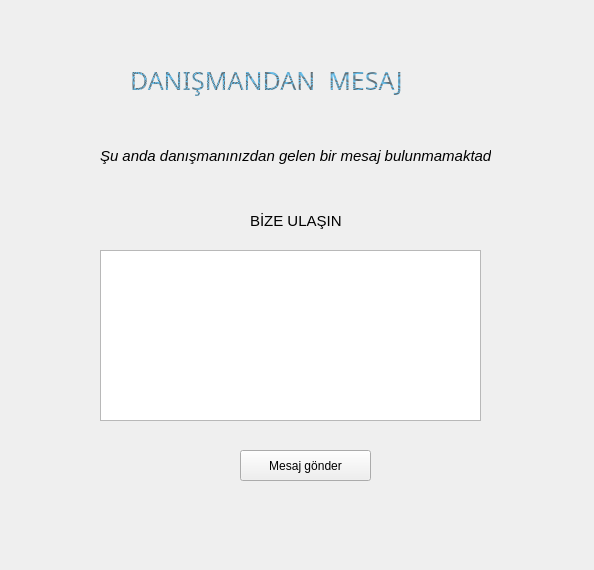
<?xml version="1.0" encoding="UTF-8"?>
<ui version="4.0">
 <class>Form</class>
 <widget class="QWidget" name="Form">
  <property name="geometry">
   <rect>
    <x>0</x>
    <y>0</y>
    <width>594</width>
    <height>570</height>
   </rect>
  </property>
  <property name="windowTitle">
   <string>Form</string>
  </property>
  <widget class="QLabel" name="label">
   <property name="geometry">
    <rect>
     <x>130</x>
     <y>60</y>
     <width>361</width>
     <height>41</height>
    </rect>
   </property>
   <property name="font">
    <font>
     <family>Arial Black</family>
     <pointsize>19</pointsize>
     <weight>50</weight>
     <italic>false</italic>
     <bold>false</bold>
    </font>
   </property>
   <property name="styleSheet">
    <string notr="true">color: qradialgradient(spread:repeat, cx:0.5, cy:0.5, radius:0.077, fx:0.5, fy:0.5, stop:0 rgba(0, 169, 255, 147), stop:0.497326 rgba(0, 0, 0, 147), stop:1 rgba(0, 169, 255, 147));
</string>
   </property>
   <property name="text">
    <string>DANIŞMANDAN  MESAJ</string>
   </property>
  </widget>
  <widget class="QLabel" name="label_musteribilgisi">
   <property name="geometry">
    <rect>
     <x>100</x>
     <y>140</y>
     <width>391</width>
     <height>31</height>
    </rect>
   </property>
   <property name="font">
    <font>
     <pointsize>11</pointsize>
     <italic>true</italic>
    </font>
   </property>
   <property name="cursor">
    <cursorShape>ArrowCursor</cursorShape>
   </property>
   <property name="text">
    <string>Şu anda danışmanınızdan gelen bir mesaj bulunmamaktadır.</string>
   </property>
  </widget>
  <widget class="QLabel" name="label_3">
   <property name="geometry">
    <rect>
     <x>250</x>
     <y>210</y>
     <width>191</width>
     <height>21</height>
    </rect>
   </property>
   <property name="font">
    <font>
     <pointsize>11</pointsize>
    </font>
   </property>
   <property name="text">
    <string>BİZE ULAŞIN</string>
   </property>
  </widget>
  <widget class="QTextEdit" name="textEdit_musterimesaj">
   <property name="geometry">
    <rect>
     <x>100</x>
     <y>250</y>
     <width>381</width>
     <height>171</height>
    </rect>
   </property>
  </widget>
  <widget class="QPushButton" name="pushButton">
   <property name="geometry">
    <rect>
     <x>240</x>
     <y>450</y>
     <width>131</width>
     <height>31</height>
    </rect>
   </property>
   <property name="font">
    <font>
     <pointsize>9</pointsize>
    </font>
   </property>
   <property name="text">
    <string>Mesaj gönder</string>
   </property>
  </widget>
 </widget>
 <resources/>
 <connections/>
</ui>
